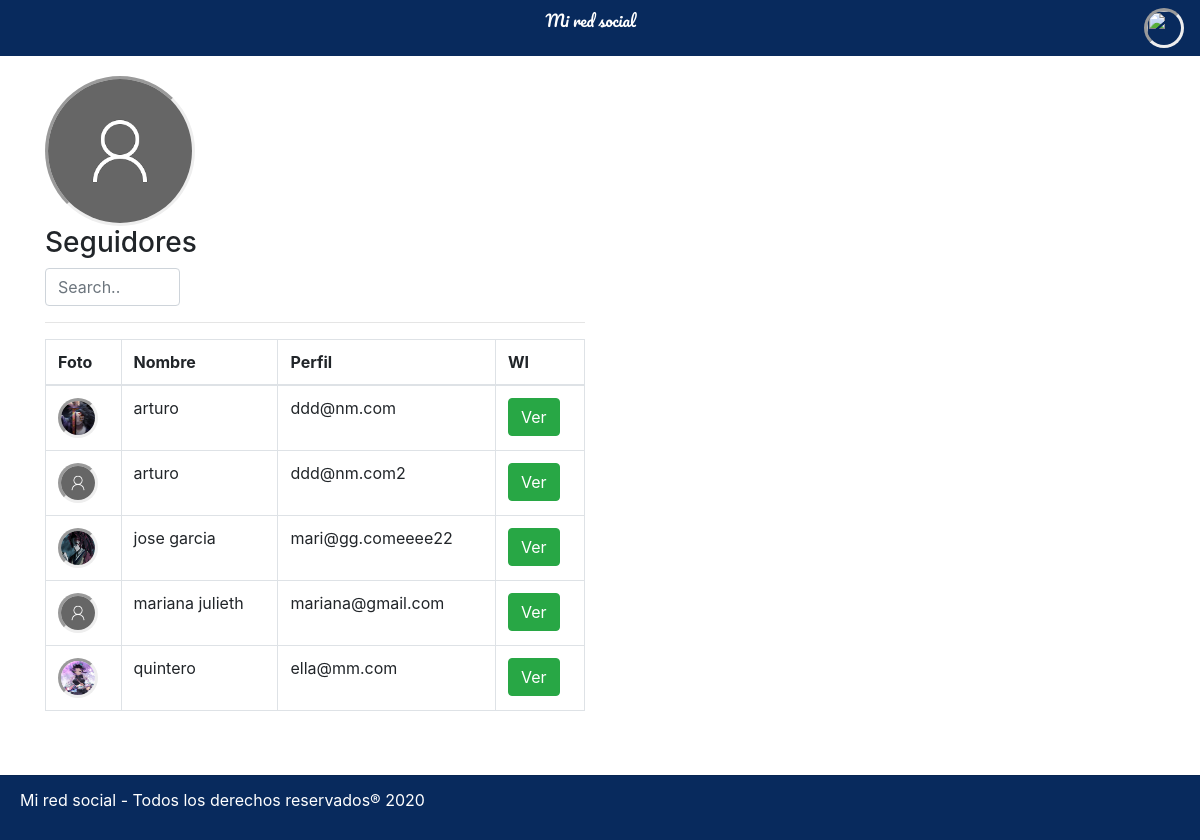
The page /perfilControl/render/seguidores (signed in) on the database its author committed.
### tables this page shows
CREATE TABLE `persona` (
  `usuario` varchar(120) NOT NULL,
  `nombre` varchar(120) DEFAULT NULL,
  `correo` varchar(120) DEFAULT NULL,
  `contrasenia` varchar(120) DEFAULT NULL
);

### libs/controller.php (called while the page is built, shortened)
<?php
class Controller{
    function loadModel($model){
        $url = 'modelo/dao/'.$model.'Dao.php';
        if(file_exists($url)){
            $this->model = new $modelName();
        }else{
            echo $model;
        }
    }
}
?>

### libs/view.php (called while the page is built, shortened)
<?php
        class View{
            function render($const ,$nombre){
                require 'vista/'.$const."/". $nombre . '.php';
            }
        }
?>

### controlador/perfilControl.php (called while the page is built, shortened)
<?php
   class perfilControl extends Controller{
        function __construct(){
          $this->view->fotos = [];
          $this->view->datos = [];
          $this->view->persona = [];
          $this->view->perfil = "";
          $this->view->totalpost ="";
          $this->view->totalpaginas="";
        }
        function render($ubicacion = null){
          $constr = "perfil";
          $this->traerUsuarios();
          $this->view->render($constr, $ubicacion[0]);
        }
      function llamadaImagenes($p=null){
        $fotos_por_pagina = 2;
        $this->view->pagina_actual = $p;
        $inicio = ($this->view->pagina_actual > 1) ? $this->view->pagina_actual * $fotos_por_pagina - $fotos_por_pagina : 0;
        $this->view->fotos = $this->model->imagenes($inicio, $fotos_por_pagina,$_SESSION['user']);
        $total_post = $this->model->paginacionLlamada($_SESSION['user']);
        if($total_post[0]==0){
          return;
        }
        $total_post =$total_post[0];
        $total_paginas = ($total_post / $fotos_por_pagina);
        $total_paginas = ceil($total_paginas);
        $this->view->totalpost= $total_post;
        $this->view->totalpaginas=$total_paginas;
      }
      function traerUser(){
        $this->view->datos = $this->model->getUser(['usuario' =>  $_SESSION['user']]);
      }
      function getFotoperfil(){
        $this->view->perfil =  $this->model->getPerfil( $_SESSION['user']);
      }
      function traerUsuarios(){
        $this->view->persona = $this->model->getUsuarios( $_SESSION['user']);
      }
}
?>

### index.php (called while the page is built, shortened)
<?php
require_once 'libs/database.php';
require_once 'libs/controller.php';
require_once 'libs/view.php';
require_once 'libs/app.php';
$app = new App();
?>

### libs/database.php (called while the page is built)
<?php
class Database{
    private $host;
    private $db;
    private $user;
    private $password;
    private $charset;
    public function __construct(){
        $this->host     = constant('HOST');
        $this->db       = constant('DB');
        $this->user     = constant('USER');
        $this->password = constant('PASSWORD');
        $this->charset  = constant('CHARSET');
    }
    function connect(){
        try{
            $connection = "mysql:host=" . $this->host . ";dbname=" . $this->db . ";charset=" . $this->charset;
            $options = [
                PDO::ATTR_ERRMODE            => PDO::ERRMODE_EXCEPTION,
                PDO::ATTR_EMULATE_PREPARES   => false,
            ];
            $pdo = new PDO($connection, $this->user, $this->password, $options);
            return $pdo;
        }catch(PDOException $e){
            print_r('Error connection: ' . $e->getMessage());
        }
    }
}
?>

### modelo/dao/perfiDao.php (called while the page is built, shortened)
<?php
class perfiDao extends Model{
    public function getUsuarios($user){
        try{
           $query = $this->db->connect()->prepare('SELECT p.usuario, p.nombre, p.correo, pf.perfil, f.url FROM persona p LEFT JOIN persona_foto pf ON p.usuario=pf.userPersona LEFT JOIN foto f ON pf.foto = f.id WHERE (pf.perfil IS NULL OR pf.perfil=1) AND p.usuario!=:usuario GROUP BY p.usuario
           ');
            $query->execute([
                ':usuario' => $user
            ]);
            $resultado = $query->fetchAll(PDO::FETCH_ASSOC);
            return $resultado;
        }catch(PDOException $e){
            return false;
        }
    }
}
?>

### vista/perfil/seguidores.php (the view, shortened to what this page needs)
<html lang="en">
<head>
    <link rel="stylesheet" href="https://stackpath.bootstrapcdn.com/bootstrap/4.4.1/css/bootstrap.min.css"
>
    <link rel="stylesheet" href="<?php echo constant('URL')?>public/css/estilosvista.css">
</head>
<body>
    <nav class="navbar navbar-light">
        <div>
            <a class="navbar-brand" href="#">
            </a>
        </div>
        <div>
            <p style="color: #FFFFFF;"> Mi red social</p>
        </div>
        <div>
            <a href="<?php echo constant('URL')?>perfilControl/render/index">
                <img class="image-perfil-nav"
                    src=""
                    alt="">
            </a>
        </div>
    </nav>
    <div class="container" >
        <div style="display: flex;">
            <div style="margin-top:20px">
                <?php if(!isset($this->perfil['userPersona'])):?>
                    <img id="mi_imagen" class="image-perfil"
                    src="<?php echo constant('URL'). "fotos/user.png"?>"
                    alt="">
                <?php endif?>
            </div>
        </div>
        <div>
            <h3>Seguidores</h3>
        </div>
        <div class="row">
            <div class="col-lg-6">
                <input class="form-control col-md-3 light-table-filter" data-table="order-table" type="text" placeholder="Search..">
      <hr>
                <table class="table table-bordered order-table ">
                    <thead>
                      <tr>
                        <th>Foto</th>
                        <th>Nombre</th>
                        <th>Perfil</th>
                        <th>WI</th>
                    </tr>
                    </thead>
    <?php for ($j=0; $j < count($this->persona); $j++):?>
                    <tr id="tab">
                      <td>
                        <a href="#">
                        <?php if($this->persona[$j]['perfil']==1):?>
                            <img class="image-perfil-nav"
                            src="<?php echo constant('URL'). "fotos/" . $this->persona[$j]['usuario'] . "/" . $this->persona[$j]['url']   ?>"
                            alt="">
                        <?php endif?>
                        <?php if(!isset($this->persona[$j]['perfil'])):?>
                            <img class="image-perfil-nav"
                            src="<?php echo constant('URL'). "fotos/user.png"?>"
                            alt="">
                        <?php endif?>
                        </a>
                      </td>
                      <td><?php echo $this->persona[$j]['nombre']?></td>
                      <td><?php echo $this->persona[$j]['correo']?></td>
                      <td>
                          <button type="submit" class="verPerson btn btn-success"> <a style="text-decoration:none; color:white;"href=""> Ver</a>
                          </button>
                      </td>
                    </tr>
    <?php endfor; ?>
                  </table>
            </div>
        </div>
    </div>
                          <br>
    <br>
    <div class="card-footer text-muted">
        <p style="color: #FFFFFF;"> Mi red social - Todos los derechos reservados® 2020</p>
    </div>
</body>
</html>

### libs/app.php (shortened to what this page needs)
<?php
 class App{
    function __construct(){
        $dir = isset($_GET['url']) ? $_GET['url'] : null;
        $url = $dir;
        $url = rtrim( $url, '/');
        $url = explode('/',  $url);
        if(empty($url[0])){
            $this->defecto();
        }else if(!empty($url[0])){
            $this->busqueda($url);
        }
    }
    function busqueda($url){
        $archivoController = 'controlador/'. $url[0] .'.php';
        if(file_exists($archivoController)){
            $controller = new $url[0];
            $url[0] = trim($url[0], 'Control');
            $controller->loadModel($url[0]);
            $nparam = sizeof($url);
            if($nparam>1){
                if($nparam>2){
                    $param=[];
                    for($i = 2; $i<$nparam;$i++){
                        array_push($param, $url[$i]);
                    }
                    $controller->{$url[1]}($param);
                }else{
                    $controller->{$url[1]}();
                }
            }
            else{
                $controller->render(null);
            }
        }else{
            $controller = new errorControl("index");
        }
    }
}
?>

### public/css/estilosvista.css (style rules this page uses)
.navbar { background: #082a5d; background-size: 400% 300%; font-family: 'Pacifico', cursive; }
.image-perfil { width: 150px; height: 150px; border-style: inset; border-radius: 50%; }
.image-perfil-nav { width: 40px; height: 40px; border-style: inset; border-radius: 50%; }
.card-footer { background-color: #082a5d; }
.container .row a { display: block; }

### rows shown on the page
persona: usuario (picture), nombre "arturo", correo "ddd@nm.com"
persona: nombre "arturo", correo "ddd@nm.com2"
persona: usuario (picture), nombre "jose garcia", correo "mari@gg.comeeee22"
persona: nombre "mariana julieth", correo "mariana@gmail.com"
persona: usuario (picture), nombre "quintero", correo "ella@mm.com"
